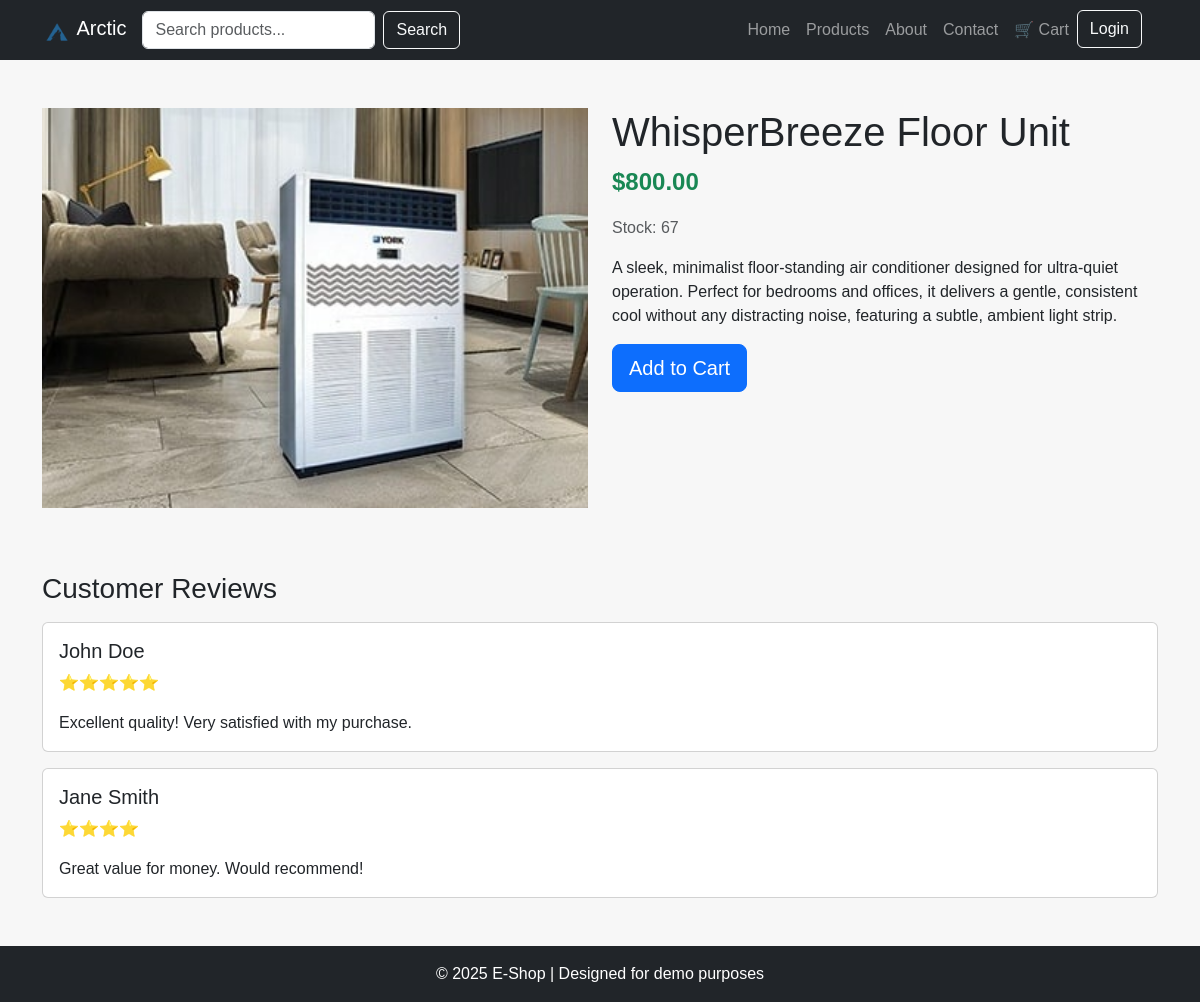
/product.php?id=2, run on the app's committed database.
### tables this page shows
CREATE TABLE `products` (
  `id` int(11) NOT NULL AUTO_INCREMENT,
  `prod_name` varchar(255) DEFAULT NULL,
  `price` int(11) DEFAULT NULL,
  `stock` int(11) DEFAULT NULL,
  `info` text DEFAULT NULL,
  `img` varchar(255) NOT NULL,
  PRIMARY KEY (`id`)
);

### misc/prod_page.php (the view)
<?php
include "database.php";
function prodDetails ()
{
    global $conn;
    $id = isset($_GET['id']) ? (int) $_GET['id'] : 0;
    $query = "SELECT * FROM products WHERE id = {$id}";
    $result = mysqli_query($conn, $query);
    $product = mysqli_fetch_assoc($result);
    $prodID = $product['id'];
    $prodName = $product['prod_name'];
    $prodImg = $product['img'];
    $prodPrice = number_format($product['price'], 2, '.', '');
    $prodStock = $product['stock'];
    $prodInfo = $product['info'];
    $htmlYes = <<<HTML
        <div class="row">
                <div class="col-md-6">
                    <img src="img/products/$prodImg.jpg"
                        alt="$prodName"
                        class="product-img-main mb-3">
                </div>
                <div class="col-md-6">
                    <h1>$prodName</h1>
                    <p class="fs-4 fw-bold text-success">$$prodPrice</p>
                    <p class="text-muted">Stock: $prodStock</p>
                    <p>$prodInfo</p>
                    <div class="d-flex gap-3 mt-3">
                        <a href="cart.php?action=add&id=$prodID"
                            class="btn btn-primary btn-lg">Add to Cart</a>
                    </div>
                </div>
            </div>
            <div class="mt-5">
                <h3>Customer Reviews</h3>
                <div class="card my-3">
                    <div class="card-body">
                        <h5 class="card-title">John Doe</h5>
                        <p class="card-text">⭐⭐⭐⭐⭐</p>
                        <p class="card-text">Excellent quality! Very satisfied with my purchase.</p>
                    </div>
                </div>
                <div class="card my-3">
                    <div class="card-body">
                        <h5 class="card-title">Jane Smith</h5>
                        <p class="card-text">⭐⭐⭐⭐</p>
                        <p class="card-text">Great value for money. Would recommend!</p>
                    </div>
                </div>
            </div>
    HTML;
    $htmlNo = <<<HTML
        <div class="alert alert-danger text-center">Product not found.</div>
    HTML;
    if ($product)
    {
        return $htmlYes;
    }
    else
    {
        return $htmlNo;
    }
}

### styles.css (style rules this page uses)
.card { height: 100%; }
.card-body { display: flex; flex-direction: column; justify-content: space-between; }
body { font-family: "JetBrains Mono", sans-serif; margin: 0; padding: 0; background-color: #f7f7f7; }

### product.php (style rules this page uses)
.product-img-main { width: 100%; height: 400px; object-fit: cover; }

### data on the page
products: img (picture), prod_name "WhisperBreeze Floor Unit", price "800.00", stock "67", info "A sleek, minimalist floor-standing air conditioner designed for ultra-quiet operation. Perfect for bedrooms and offices, it delivers a gentle, consistent cool without any distracting noise, featuring a subtle, ambient light strip."
